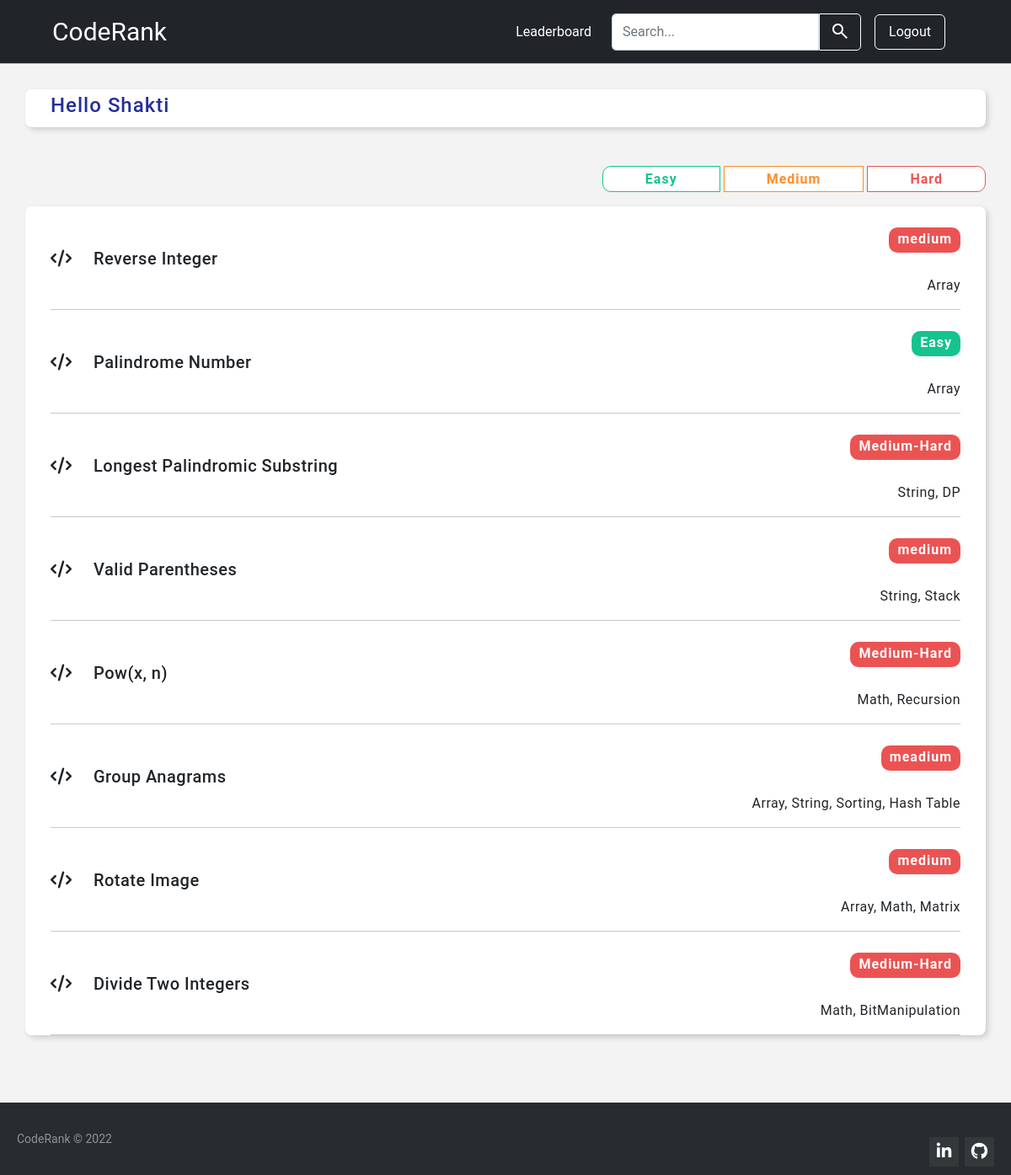
The app's page / (signed in) with its own data.
### base/models.py (models this page shows, shortened)
class Problem(models.Model):
    name = models.CharField(max_length=100)
    desc = models.TextField()
    topic_tag = models.CharField(max_length=100, null=True)
    difficulty = models.CharField(max_length = 100, null=True)
    status = models.BooleanField(default=False)

### base/views.py (the view)
# urls.py: 2. Add a URL to urlpatterns:  path('', views.home, name='home')
def home(request):
    q = request.GET.get('q') if request.GET.get('q') != None else ''
    problems = Problem.objects.filter(
        Q(name__icontains = q) |
        Q(topic_tag__icontains = q) |
        Q(difficulty__icontains = q)
    )
    context = {'problems':problems}
    return render(request, 'base/home.html', context)

### base/templates/base/home.html (shortened to what this page needs)
{% extends 'main.html' %}
{% block content %}
<div class="home">
    <div class="container-fluid home1">
        <div class="head">
            <h4>Hello  {{user}} </h4>
        </div>
    </div>
    <div class="diff-btns">
        <a href="/?q=Easy" class="diff-btn easy">Easy</a>
        <a href="/?q=Medium" class="diff-btn medium">Medium</a>
        <a href="/?q=Hard" class="diff-btn hard">Hard</a>
    </div>
    <div class="container-fluid home2">
        <div>
        {% for problem in problems %}
            <div class="problem">
                <a href="{% url 'problemPage' problem.id %}" class="problem-head">
                    <h5> <i class="fa fa-code"></i> {{problem.name}} </h5>
                </a>
                <p class="difficulty"
                style=" {% if problem.difficulty == 'Easy' %}
                            background-color: #14C38E;
                        {% elif problem.difficulty == 'Medium' %}
                            background-color: #FF8D29;
                        {% else %}
                            background-color: #EB5353;
                        {% endif %}">
                    {{problem.difficulty}}
                </p>
                <p class="topic-tag">{{problem.topic_tag}}</p>
            </div>
            <hr class="hr1">
        {% endfor %}
        </div>
    </div>
</div>
{% endblock content %}

### templates/main.html (style rules this page uses)
body { background-color: #f3f3f3; }
hr { margin: 0; padding: 0; }
* { font-family: Roboto; }

### records on screen
Problem: name "Reverse Integer", difficulty "medium", topic_tag "Array"
Problem: name "Palindrome Number", difficulty "Easy", topic_tag "Array"
Problem: name "Longest Palindromic Substring", difficulty "Medium-Hard", topic_tag "String, DP"
Problem: name "Valid Parentheses", difficulty "medium", topic_tag "String, Stack"
Problem: name "Pow(x, n)", difficulty "Medium-Hard", topic_tag "Math, Recursion"
Problem: name "Group Anagrams", difficulty "meadium", topic_tag "Array, String, Sorting, Hash Table"
Problem: name "Rotate Image", difficulty "medium", topic_tag "Array, Math, Matrix"
Problem: name "Divide Two Integers", difficulty "Medium-Hard", topic_tag "Math, BitManipulation"

### other values on screen
{{ user }} "Shakti"
